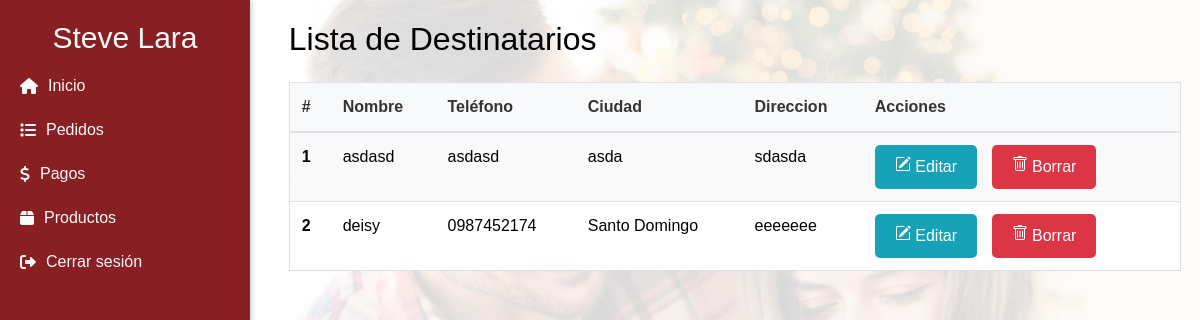
Page /destinatarios (signed in) on the earlier database version.
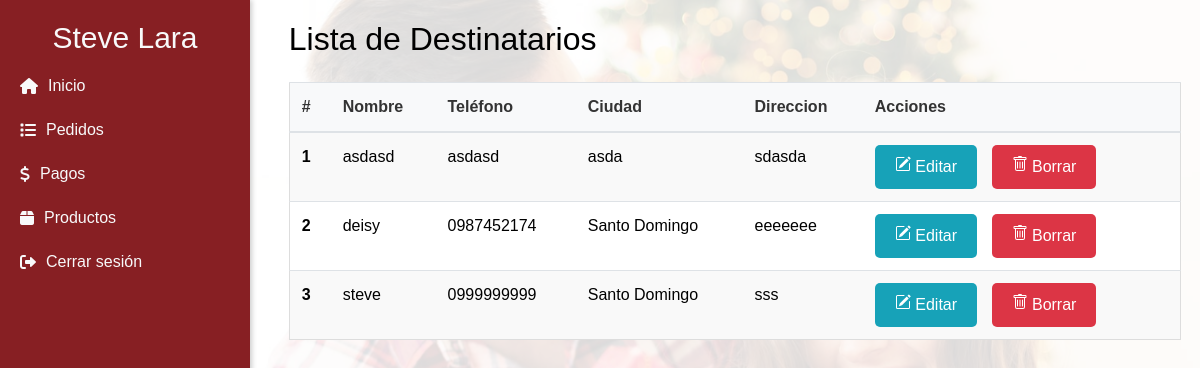
Same page on the later database version.
### pedidos/models.py (models this page shows, shortened)
class Destinatario(models.Model):
    nombre = models.CharField(max_length=50)
    telefono = models.CharField(max_length=10)
    ciudad = models.CharField(max_length=30)
    direccion = models.TextField(max_length=200)
    user = models.ForeignKey(User, on_delete=models.CASCADE, null=True, blank=True)

### pedidos/views.py (the view)
# urls.py: path('destinatarios', destinatarios, name='destinatarios'),                                                     #Consultar
@login_required
def destinatarios(request):
    destinatarios = Destinatario.objects.filter(user_id = request.user.id)
    contenido = {
        'destinatarios': destinatarios,
        'cliente': request.cliente  # Llama al cliente del middleware
    }
    return render(request, 'destinatarios/listado.html', contenido)

### templates/destinatarios/listado.html (shortened to what this page needs)
{% extends 'menu.html' %}
{% block content %}
  <div class="info-cliente">
    <h2 class="mb-4">Lista de Destinatarios</h2>
    <table class="table">
      <thead>
        <tr>
          <th scope="col">#</th>
          <th scope="col">Nombre</th>
          <th scope="col">Teléfono</th>
          <th scope="col">Ciudad</th>
          <th scope="col">Direccion</th>
          <th scope="col">Acciones </th>
        </tr>
      </thead>
      <tbody>
        {% for destinatario in destinatarios %}
        <tr>
          <th scope="row" data-label="#">{{ forloop.counter }}</th>
          <td data-label="Nombre">{{ destinatario.nombre }}</td>
          <td data-label="Teléfono">{{ destinatario.telefono }}</td>
          <td data-label="Ciudad">{{ destinatario.ciudad }}</td>
          <td data-label="Dirección">{{ destinatario.direccion }}</td>
          <td>
            <a href="{% url 'detalle_destinatario' destinatario.id %}" class="btn btn-info btn-sm">
              Editar</a>
            <form action="{% url 'eliminar_destinatario' destinatario.id %}" method="post" style="display:inline;" class="delete-form">
                <button type="submit" class="btn btn-danger btn-sm">
                  Borrar
                </button>
            </form>
          </td>
        </tr>
        {% endfor %}
      </tbody>
    </table>
  </div>
{% endblock %}

Differences in the rows shown:
added Destinatario: nombre "steve", telefono "0999999999", ciudad "Santo Domingo", direccion "sss"
